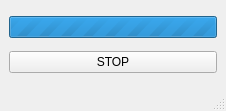
<?xml version="1.0" encoding="UTF-8"?>
<ui version="4.0">
 <class>Convert</class>
 <widget class="QMainWindow" name="Convert">
  <property name="geometry">
   <rect>
    <x>0</x>
    <y>0</y>
    <width>226</width>
    <height>111</height>
   </rect>
  </property>
  <property name="windowTitle">
   <string>Convert</string>
  </property>
  <widget class="QWidget" name="centralwidget">
   <layout class="QVBoxLayout" name="verticalLayout">
    <item>
     <widget class="QProgressBar" name="progressBar_convert">
      <property name="maximum">
       <number>0</number>
      </property>
      <property name="value">
       <number>-1</number>
      </property>
      <property name="textVisible">
       <bool>false</bool>
      </property>
      <property name="orientation">
       <enum>Qt::Horizontal</enum>
      </property>
      <property name="textDirection">
       <enum>QProgressBar::BottomToTop</enum>
      </property>
     </widget>
    </item>
    <item>
     <widget class="QPushButton" name="pushButton_stop">
      <property name="text">
       <string>STOP</string>
      </property>
     </widget>
    </item>
   </layout>
  </widget>
  <widget class="QMenuBar" name="menubar">
   <property name="geometry">
    <rect>
     <x>0</x>
     <y>0</y>
     <width>226</width>
     <height>21</height>
    </rect>
   </property>
  </widget>
  <widget class="QStatusBar" name="statusbar"/>
 </widget>
 <resources/>
 <connections/>
</ui>
